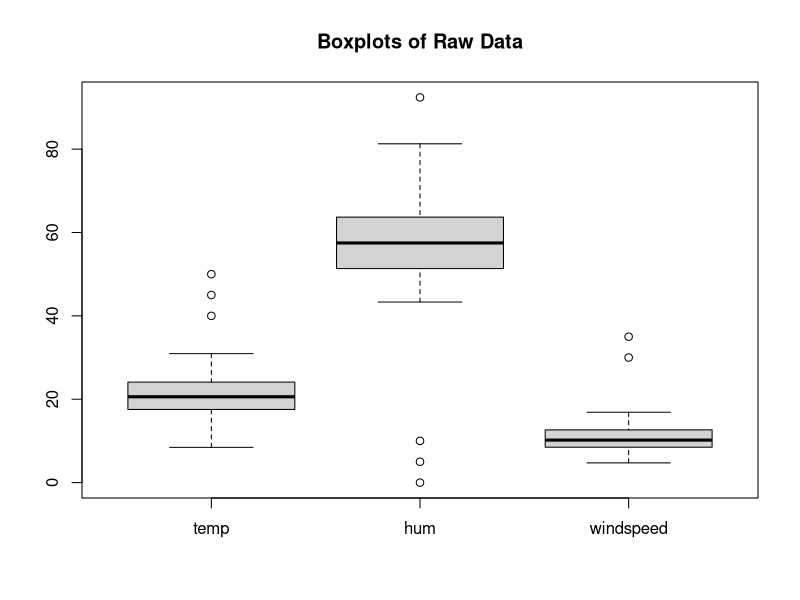
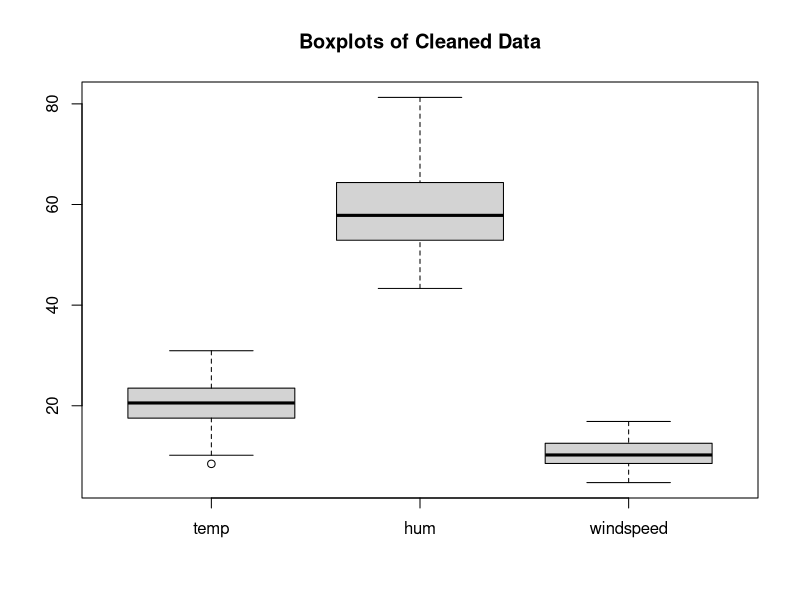

Recreate these plots in R, in order.
# Install and load necessary packages
install.packages("tidyr")  # For drop_na function
library(tidyr)

# Set seed for reproducibility
set.seed(123)

# Create a sample dataset
day <- data.frame(
  temp = rnorm(100, mean = 20, sd = 5),       # Random temperatures
  hum = rnorm(100, mean = 60, sd = 10),        # Random humidity percentages
  windspeed = rnorm(100, mean = 10, sd = 3)    # Random wind speeds
)

# Add some outliers
day$temp[c(10, 20, 30)] <- c(40, 45, 50)      # Adding extreme temperatures
day$hum[c(15, 25, 35)] <- c(10, 5, 0)         # Adding extreme humidity values
day$windspeed[c(40, 50, 60)] <- c(25, 30, 35) # Adding extreme wind speeds

# Add some missing values
day$temp[c(5, 15)] <- NA
day$hum[c(10, 20)] <- NA
day$windspeed[c(30, 40)] <- NA

# View the first few rows of the dataset
print(head(day))

# Check for missing values in the dataset
print(sum(is.na(day)))

# Create boxplots for initial data inspection
boxplot(day[, c("temp", "hum", "windspeed")], main = "Boxplots of Raw Data")

# Handle outliers in specific columns
for(i in c("hum", "windspeed")) {
  data <- unlist(day[i])
  outliers <- boxplot.stats(data)$out
  data[data %in% outliers] <- NA
  day[i] <- data
}

# Check for missing values after handling outliers
print(sum(is.na(day)))

# Drop rows with missing values
day_clean <- drop_na(day)

# Create boxplots for cleaned data
boxplot(day_clean[, c("temp", "hum", "windspeed")], main = "Boxplots of Cleaned Data")